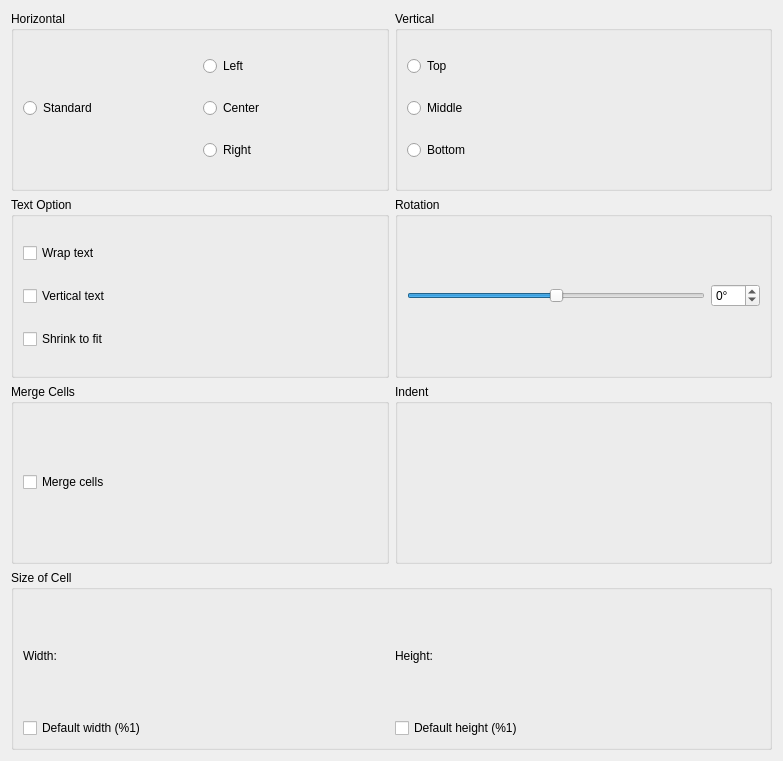
<?xml version="1.0" encoding="UTF-8"?>
<ui version="4.0">
 <author>The KCells Team &lt;koffice-devel@kde.org&gt;</author>
 <comment>This file is part of the KDE project
Copyright (C) 2006 The KCells Team &lt;koffice-devel@kde.org&gt;

This library is free software; you can redistribute it and/or
modify it under the terms of the GNU Library General Public
License as published by the Free Software Foundation; either
version 2 of the License, or (at your option) any later version.

This library is distributed in the hope that it will be useful,
but WITHOUT ANY WARRANTY; without even the implied warranty of
MERCHANTABILITY or FITNESS FOR A PARTICULAR PURPOSE.  See the
GNU Library General Public License for more details.

You should have received a copy of the GNU Library General Public
License along with this library; see the file COPYING.LIB.  If not,
write to the Free Software Foundation, Inc., 51 Franklin Street,
Fifth Floor, Boston, MA 02110-1301, USA.</comment>
 <class>PositionWidget</class>
 <widget class="QWidget" name="PositionWidget">
  <property name="geometry">
   <rect>
    <x>0</x>
    <y>0</y>
    <width>783</width>
    <height>761</height>
   </rect>
  </property>
  <layout class="QGridLayout">
   <item row="0" column="0">
    <widget class="QGroupBox" name="horizontalGroup">
     <property name="sizePolicy">
      <sizepolicy hsizetype="MinimumExpanding" vsizetype="Preferred">
       <horstretch>0</horstretch>
       <verstretch>0</verstretch>
      </sizepolicy>
     </property>
     <property name="whatsThis">
      <string>&lt;qt&gt;Set the content position horizontally in the cell.
&lt;b&gt;Standard&lt;/b&gt; is default and is set from the format you choose.
&lt;b&gt;Left&lt;/b&gt; means the content will be displayed on the left of the cell.
&lt;b&gt;Center&lt;/b&gt; means the content will be in the center horizontally in the cell.
&lt;b&gt;Right&lt;/b&gt; means the content of the cell will be displayed on the right of the cell.&lt;/qt&gt;</string>
     </property>
     <property name="title">
      <string>Horizontal</string>
     </property>
     <layout class="QGridLayout">
      <item row="1" column="0">
       <widget class="QRadioButton" name="standard">
        <property name="text">
         <string>Standard</string>
        </property>
       </widget>
      </item>
      <item row="0" column="1">
       <widget class="QRadioButton" name="left">
        <property name="text">
         <string>Left</string>
        </property>
       </widget>
      </item>
      <item row="1" column="1">
       <widget class="QRadioButton" name="center">
        <property name="text">
         <string>Center</string>
        </property>
       </widget>
      </item>
      <item row="2" column="1">
       <widget class="QRadioButton" name="right">
        <property name="text">
         <string>Right</string>
        </property>
       </widget>
      </item>
     </layout>
    </widget>
   </item>
   <item row="0" column="1">
    <widget class="QGroupBox" name="buttonGroup2">
     <property name="whatsThis">
      <string>&lt;qt&gt;Set the content position vertically in the cell.
&lt;b&gt;Top&lt;/b&gt; means the content will be displayed on top of the cell.
&lt;b&gt;Middle&lt;/b&gt; means the content will be in the middle vertically in the cell.
&lt;b&gt;Bottom&lt;/b&gt; means the content of the cell will be displayed at the bottom of the cell.&lt;/qt&gt;</string>
     </property>
     <property name="title">
      <string>Vertical</string>
     </property>
     <layout class="QVBoxLayout">
      <item>
       <widget class="QRadioButton" name="top">
        <property name="text">
         <string>Top</string>
        </property>
       </widget>
      </item>
      <item>
       <widget class="QRadioButton" name="middle">
        <property name="text">
         <string>Middle</string>
        </property>
       </widget>
      </item>
      <item>
       <widget class="QRadioButton" name="bottom">
        <property name="text">
         <string>Bottom</string>
        </property>
       </widget>
      </item>
     </layout>
    </widget>
   </item>
   <item row="1" column="1">
    <widget class="QGroupBox" name="groupBox4">
     <property name="whatsThis">
      <string>Your text will appear oriented in the angle you set here. Positive values will move it counter-clockwise and negative values will move it clockwise.</string>
     </property>
     <property name="title">
      <string>Rotation</string>
     </property>
     <layout class="QHBoxLayout">
      <item>
       <widget class="QSlider" name="angleRotation">
        <property name="minimum">
         <number>-90</number>
        </property>
        <property name="maximum">
         <number>90</number>
        </property>
        <property name="orientation">
         <enum>Qt::Horizontal</enum>
        </property>
        <property name="tickInterval">
         <number>15</number>
        </property>
       </widget>
      </item>
      <item>
       <widget class="QSpinBox" name="spinBox3">
        <property name="suffix">
         <string>°</string>
        </property>
        <property name="minimum">
         <number>-90</number>
        </property>
        <property name="maximum">
         <number>90</number>
        </property>
        <property name="singleStep">
         <number>1</number>
        </property>
       </widget>
      </item>
     </layout>
    </widget>
   </item>
   <item row="2" column="1">
    <widget class="QGroupBox" name="indentGroup">
     <property name="whatsThis">
      <string>Set the amount of indent that will be used in the cell when you choose the Format -&gt; Increase Indent or Format -&gt; Decrease Indent menus.</string>
     </property>
     <property name="title">
      <string>Indent</string>
     </property>
    </widget>
   </item>
   <item row="2" column="0">
    <widget class="QGroupBox" name="groupBox5">
     <property name="whatsThis">
      <string>When checked, this has the same effect as Data -&gt;Merge Cells. You need to have at least two consecutive cells selected. Those consecutive cells are then merged into a bigger one.
When a merged cell is selected and when you uncheck this, then all cells come back to their original size as before the merging. It has the same effect as Data -&gt; Dissociate Cells.</string>
     </property>
     <property name="title">
      <string>Merge Cells</string>
     </property>
     <layout class="QHBoxLayout">
      <item>
       <widget class="QCheckBox" name="mergeCell">
        <property name="text">
         <string>Merge cells</string>
        </property>
       </widget>
      </item>
     </layout>
    </widget>
   </item>
   <item row="3" column="0" colspan="2">
    <widget class="QGroupBox" name="sizeCellGroup">
     <property name="whatsThis">
      <string>The unit used here is the one set in Format -&gt; Page Layout.. dialog.</string>
     </property>
     <property name="title">
      <string>Size of Cell</string>
     </property>
     <layout class="QGridLayout">
      <item row="0" column="1">
       <layout class="QGridLayout">
        <item row="1" column="0" colspan="3">
         <widget class="QCheckBox" name="defaultHeight">
          <property name="whatsThis">
           <string>If checked, the default height will be used for the cell instead of the value above.</string>
          </property>
          <property name="text">
           <string>Default height (%1)</string>
          </property>
         </widget>
        </item>
        <item row="0" column="2">
         <spacer>
          <property name="orientation">
           <enum>Qt::Horizontal</enum>
          </property>
          <property name="sizeType">
           <enum>QSizePolicy::Expanding</enum>
          </property>
          <property name="sizeHint" stdset="0">
           <size>
            <width>10</width>
            <height>20</height>
           </size>
          </property>
         </spacer>
        </item>
        <item row="0" column="0">
         <widget class="QLabel" name="textLabel3">
          <property name="text">
           <string>Height:</string>
          </property>
         </widget>
        </item>
        <item row="0" column="1">
         <widget class="QFrame" name="m_heightPanel">
          <property name="whatsThis">
           <string>Set the height of the cell.</string>
          </property>
          <property name="frameShape">
           <enum>QFrame::NoFrame</enum>
          </property>
          <property name="frameShadow">
           <enum>QFrame::Plain</enum>
          </property>
         </widget>
        </item>
       </layout>
      </item>
      <item row="0" column="0">
       <layout class="QGridLayout">
        <item row="1" column="0" colspan="3">
         <widget class="QCheckBox" name="defaultWidth">
          <property name="whatsThis">
           <string>If checked, the default width will be used for the cell instead of the value above.</string>
          </property>
          <property name="text">
           <string>Default width (%1)</string>
          </property>
         </widget>
        </item>
        <item row="0" column="2">
         <spacer>
          <property name="orientation">
           <enum>Qt::Horizontal</enum>
          </property>
          <property name="sizeType">
           <enum>QSizePolicy::Expanding</enum>
          </property>
          <property name="sizeHint" stdset="0">
           <size>
            <width>16</width>
            <height>20</height>
           </size>
          </property>
         </spacer>
        </item>
        <item row="0" column="1">
         <widget class="QFrame" name="m_widthPanel">
          <property name="frameShape">
           <enum>QFrame::NoFrame</enum>
          </property>
          <property name="frameShadow">
           <enum>QFrame::Plain</enum>
          </property>
          <property name="lineWidth">
           <number>1</number>
          </property>
         </widget>
        </item>
        <item row="0" column="0">
         <widget class="QLabel" name="textLabel2">
          <property name="text">
           <string>Width:</string>
          </property>
         </widget>
        </item>
       </layout>
      </item>
     </layout>
    </widget>
   </item>
   <item row="1" column="0">
    <widget class="QGroupBox" name="groupBox3">
     <property name="whatsThis">
      <string>This is only available when the rotation is 0°.
Wrap text wraps the text so it fits in the previous cell size. If this is not checked, the text will stay on one line and the cell size will be adjusted to contain the text.
Vertical text puts your text vertically.</string>
     </property>
     <property name="title">
      <string>Text Option</string>
     </property>
     <layout class="QVBoxLayout">
      <item>
       <widget class="QCheckBox" name="multi">
        <property name="text">
         <string>Wrap text</string>
        </property>
       </widget>
      </item>
      <item>
       <widget class="QCheckBox" name="vertical">
        <property name="text">
         <string>Vertical text</string>
        </property>
       </widget>
      </item>
      <item>
       <widget class="QCheckBox" name="shrinkToFit">
        <property name="text">
         <string>Shrink to fit</string>
        </property>
       </widget>
      </item>
     </layout>
    </widget>
   </item>
  </layout>
 </widget>
 <layoutfunction spacing="KDialog::spacingHint" margin="KDialog::marginHint"/>
 <tabstops>
  <tabstop>standard</tabstop>
  <tabstop>left</tabstop>
  <tabstop>center</tabstop>
  <tabstop>right</tabstop>
  <tabstop>top</tabstop>
  <tabstop>middle</tabstop>
  <tabstop>bottom</tabstop>
  <tabstop>multi</tabstop>
  <tabstop>angleRotation</tabstop>
  <tabstop>spinBox3</tabstop>
  <tabstop>mergeCell</tabstop>
  <tabstop>defaultWidth</tabstop>
  <tabstop>defaultHeight</tabstop>
 </tabstops>
 <includes>
  <include location="global">kdialog.h</include>
 </includes>
 <resources/>
 <connections/>
</ui>
